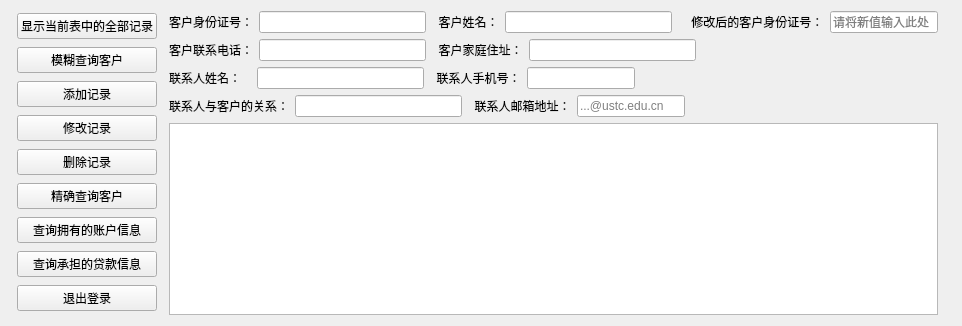
        <widget class="QWidget" name="tab">
         <attribute name="title">
          <string>客户管理</string>
         </attribute>
         <layout class="QVBoxLayout" name="verticalLayout_4">
          <item>
           <layout class="QHBoxLayout" name="horizontalLayout_11">
            <item>
             <layout class="QGridLayout" name="gridLayout" rowstretch="0,0,0,0,0,0,0,0,0,0" columnstretch="0,0,0">
              <property name="leftMargin">
               <number>6</number>
              </property>
              <property name="rightMargin">
               <number>6</number>
              </property>
              <item row="4" column="0" colspan="3">
               <widget class="QPushButton" name="KH_Modify_Button">
                <property name="text">
                 <string>修改记录</string>
                </property>
               </widget>
              </item>
              <item row="3" column="0" colspan="3">
               <widget class="QPushButton" name="KH_Add_Button">
                <property name="text">
                 <string>添加记录</string>
                </property>
               </widget>
              </item>
              <item row="1" column="0" colspan="3">
               <widget class="QPushButton" name="KH_showallButton">
                <property name="text">
                 <string>显示当前表中的全部记录</string>
                </property>
               </widget>
              </item>
              <item row="9" column="0" colspan="3">
               <widget class="QPushButton" name="KH_EXIT_Button">
                <property name="text">
                 <string>退出登录</string>
                </property>
               </widget>
              </item>
              <item row="5" column="0" colspan="3">
               <widget class="QPushButton" name="KH_Delete_Button">
                <property name="text">
                 <string>删除记录</string>
                </property>
               </widget>
              </item>
              <item row="2" column="0" colspan="3">
               <widget class="QPushButton" name="KH_Find_Button">
                <property name="text">
                 <string>模糊查询客户</string>
                </property>
               </widget>
              </item>
              <item row="7" column="0" colspan="3">
               <widget class="QPushButton" name="KH_FindZH_Button">
                <property name="text">
                 <string>查询拥有的账户信息</string>
                </property>
               </widget>
              </item>
              <item row="8" column="0" colspan="3">
               <widget class="QPushButton" name="KH_FindLoan_Button">
                <property name="text">
                 <string>查询承担的贷款信息</string>
                </property>
               </widget>
              </item>
              <item row="6" column="0" colspan="3">
               <widget class="QPushButton" name="KH_ExactFind_Button">
                <property name="text">
                 <string>精确查询客户</string>
                </property>
               </widget>
              </item>
             </layout>
            </item>
            <item>
             <layout class="QVBoxLayout" name="verticalLayout_3">
              <item>
               <layout class="QHBoxLayout" name="horizontalLayout" stretch="0,0,0,0,0,0,1">
                <item>
                 <widget class="QLabel" name="label_2">
                  <property name="sizePolicy">
                   <sizepolicy hsizetype="Fixed" vsizetype="Preferred">
                    <horstretch>0</horstretch>
                    <verstretch>0</verstretch>
                   </sizepolicy>
                  </property>
                  <property name="text">
                   <string>客户身份证号：</string>
                  </property>
                 </widget>
                </item>
                <item>
                 <widget class="QLineEdit" name="KH_ID">
                  <property name="sizePolicy">
                   <sizepolicy hsizetype="Minimum" vsizetype="Fixed">
                    <horstretch>0</horstretch>
                    <verstretch>0</verstretch>
                   </sizepolicy>
                  </property>
                  <property name="minimumSize">
                   <size>
                    <width>167</width>
                    <height>0</height>
                   </size>
                  </property>
                  <property name="cursorMoveStyle">
                   <enum>Qt::VisualMoveStyle</enum>
                  </property>
                 </widget>
                </item>
                <item>
                 <widget class="QLabel" name="label_4">
                  <property name="sizePolicy">
                   <sizepolicy hsizetype="Fixed" vsizetype="Preferred">
                    <horstretch>0</horstretch>
                    <verstretch>0</verstretch>
                   </sizepolicy>
                  </property>
                  <property name="text">
                   <string>  客户姓名：</string>
                  </property>
                 </widget>
                </item>
                <item>
                 <widget class="QLineEdit" name="KH_Name">
                  <property name="sizePolicy">
                   <sizepolicy hsizetype="Minimum" vsizetype="Fixed">
                    <horstretch>0</horstretch>
                    <verstretch>0</verstretch>
                   </sizepolicy>
                  </property>
                  <property name="minimumSize">
                   <size>
                    <width>167</width>
                    <height>0</height>
                   </size>
                  </property>
                  <property name="text">
                   <string/>
                  </property>
                 </widget>
                </item>
                <item>
                 <widget class="QLabel" name="label_3">
                  <property name="text">
                   <string>    修改后的客户身份证号：</string>
                  </property>
                 </widget>
                </item>
                <item>
                 <widget class="QLineEdit" name="KH_ModifyID">
                  <property name="placeholderText">
                   <string>请将新值输入此处</string>
                  </property>
                 </widget>
                </item>
                <item>
                 <widget class="QLabel" name="label_11">
                  <property name="text">
                   <string/>
                  </property>
                 </widget>
                </item>
               </layout>
              </item>
              <item>
               <layout class="QHBoxLayout" name="horizontalLayout_2" stretch="0,0,0,0,1">
                <item>
                 <widget class="QLabel" name="label_6">
                  <property name="sizePolicy">
                   <sizepolicy hsizetype="Fixed" vsizetype="Preferred">
                    <horstretch>0</horstretch>
                    <verstretch>0</verstretch>
                   </sizepolicy>
                  </property>
                  <property name="text">
                   <string>客户联系电话：</string>
                  </property>
                 </widget>
                </item>
                <item>
                 <widget class="QLineEdit" name="KH_Phone">
                  <property name="sizePolicy">
                   <sizepolicy hsizetype="Minimum" vsizetype="Fixed">
                    <horstretch>0</horstretch>
                    <verstretch>0</verstretch>
                   </sizepolicy>
                  </property>
                  <property name="minimumSize">
                   <size>
                    <width>167</width>
                    <height>0</height>
                   </size>
                  </property>
                  <property name="text">
                   <string/>
                  </property>
                 </widget>
                </item>
                <item>
                 <widget class="QLabel" name="label_7">
                  <property name="sizePolicy">
                   <sizepolicy hsizetype="Fixed" vsizetype="Preferred">
                    <horstretch>0</horstretch>
                    <verstretch>0</verstretch>
                   </sizepolicy>
                  </property>
                  <property name="text">
                   <string>  客户家庭住址：</string>
                  </property>
                 </widget>
                </item>
                <item>
                 <widget class="QLineEdit" name="KH_Addr">
                  <property name="sizePolicy">
                   <sizepolicy hsizetype="Minimum" vsizetype="Fixed">
                    <horstretch>0</horstretch>
                    <verstretch>0</verstretch>
                   </sizepolicy>
                  </property>
                  <property name="minimumSize">
                   <size>
                    <width>167</width>
                    <height>0</height>
                   </size>
                  </property>
                  <property name="text">
                   <string/>
                  </property>
                 </widget>
                </item>
                <item>
                 <widget class="QLabel" name="label_10">
                  <property name="text">
                   <string/>
                  </property>
                 </widget>
                </item>
               </layout>
              </item>
              <item>
               <layout class="QHBoxLayout" name="horizontalLayout_13" stretch="0,0,0,0,1">
                <item>
                 <widget class="QLabel" name="label_27">
                  <property name="sizePolicy">
                   <sizepolicy hsizetype="Fixed" vsizetype="Preferred">
                    <horstretch>0</horstretch>
                    <verstretch>0</verstretch>
                   </sizepolicy>
                  </property>
                  <property name="text">
                   <string>联系人姓名：   </string>
                  </property>
                 </widget>
                </item>
                <item>
                 <widget class="QLineEdit" name="KH_L_Name">
                  <property name="sizePolicy">
                   <sizepolicy hsizetype="Minimum" vsizetype="Fixed">
                    <horstretch>0</horstretch>
                    <verstretch>0</verstretch>
                   </sizepolicy>
                  </property>
                  <property name="minimumSize">
                   <size>
                    <width>167</width>
                    <height>0</height>
                   </size>
                  </property>
                 </widget>
                </item>
                <item>
                 <widget class="QLabel" name="label_28">
                  <property name="text">
                   <string>  联系人手机号：</string>
                  </property>
                 </widget>
                </item>
                <item>
                 <widget class="QLineEdit" name="KH_L_Phone"/>
                </item>
                <item>
                 <widget class="QLabel" name="label_29">
                  <property name="text">
                   <string/>
                  </property>
                 </widget>
                </item>
               </layout>
              </item>
              <item>
               <layout class="QHBoxLayout" name="horizontalLayout_5" stretch="0,0,0,0,1">
                <item>
                 <widget class="QLabel" name="label_8">
                  <property name="sizePolicy">
                   <sizepolicy hsizetype="Fixed" vsizetype="Preferred">
                    <horstretch>0</horstretch>
                    <verstretch>0</verstretch>
                   </sizepolicy>
                  </property>
                  <property name="text">
                   <string>联系人与客户的关系：</string>
                  </property>
                 </widget>
                </item>
                <item>
                 <widget class="QLineEdit" name="KH_L_Relationship">
                  <property name="sizePolicy">
                   <sizepolicy hsizetype="Minimum" vsizetype="Fixed">
                    <horstretch>0</horstretch>
                    <verstretch>0</verstretch>
                   </sizepolicy>
                  </property>
                  <property name="minimumSize">
                   <size>
                    <width>167</width>
                    <height>0</height>
                   </size>
                  </property>
                 </widget>
                </item>
                <item>
                 <widget class="QLabel" name="label_13">
                  <property name="text">
                   <string>  联系人邮箱地址：</string>
                  </property>
                 </widget>
                </item>
                <item>
                 <widget class="QLineEdit" name="KH_L_Eamil">
                  <property name="placeholderText">
                   <string>...@ustc.edu.cn</string>
                  </property>
                  <property name="cursorMoveStyle">
                   <enum>Qt::VisualMoveStyle</enum>
                  </property>
                 </widget>
                </item>
                <item>
                 <widget class="QLabel" name="label_9">
                  <property name="text">
                   <string/>
                  </property>
                 </widget>
                </item>
               </layout>
              </item>
              <item>
               <layout class="QHBoxLayout" name="horizontalLayout_12" stretch="0,0">
                <item>
                 <widget class="QTableWidget" name="KH_Table"/>
                </item>
                <item>
                 <widget class="QLabel" name="label_26">
                  <property name="text">
                   <string/>
                  </property>
                 </widget>
                </item>
               </layout>
              </item>
             </layout>
            </item>
           </layout>
          </item>
         </layout>
        </widget>
